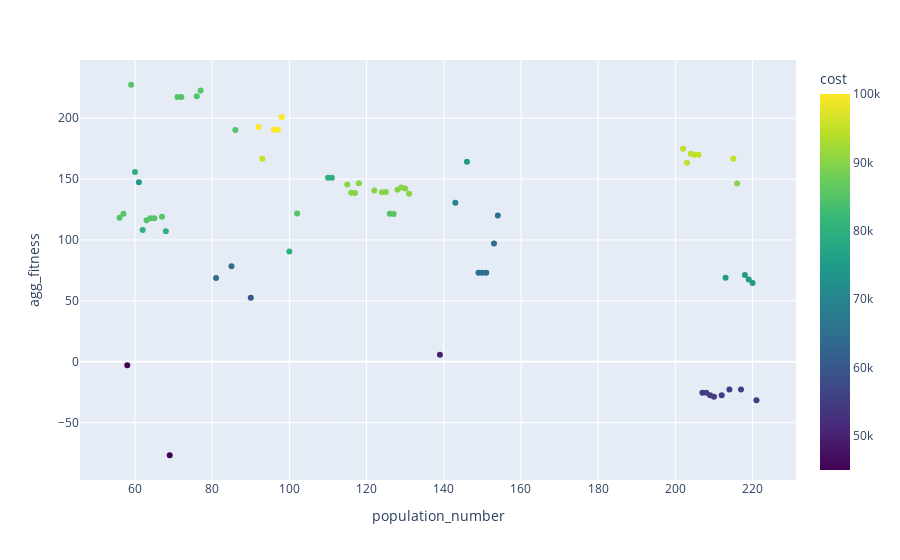

The code cell stored with this chart in its notebook:
### Code cell
import plotly.express as px

fig = px.scatter(df, x='population_number', y='agg_fitness', hover_data=['cost', 'Generation', 'population_number', 'agg_fitness'],
              color=df['cost'], color_continuous_scale=px.colors.sequential.Viridis)
fig.show()

### Figure 1 — Plotly figure (JSON) as saved in the notebook; plotly's stock layout.template omitted (floating-point values rounded to 4 significant figures; data arrays with more than 128 entries replaced by an {"elided": "..."} marker saying what was removed)
{"data": [{"customdata": {"elided": "70x2 int values"}, "hovertemplate": "population_number=%{x}<br>agg_fitness=%{y}<br>cost=%{marker.color}<br>Generation=%{customdata[1]}<extra></extra>", "legendgroup": "", "marker": {"color": [85000, 85000, 45000, 85000, 80000, 75000, 80000, 85000, 85000, 85000, 85000, 80000, 45000, 85000, 85000, 85000, 85000, 65000, 65000, 85000, 60000, 100000, 95000, 100000, 100000, 100000, 80000, 85000, 80000, 80000, 90000, 90000, 90000, 90000, 90000, 90000, 90000, 85000, 85000, 90000, 90000, 90000, 90000, 50000, 70000, 75000, 65000, 65000, 65000, 65000, 65000, 95000, 95000, 95000, 95000, 95000, 55000, 55000, 55000, 55000, 55000, 75000, 55000, 95000, 90000, 55000, 75000, 75000, 75000, 55000], "coloraxis": "coloraxis", "symbol": "circle"}, "mode": "markers", "name": "", "orientation": "v", "showlegend": false, "type": "scatter", "x": [56, 57, 58, 59, 60, 61, 62, 63, 64, 65, 67, 68, 69, 71, 72, 76, 77, 81, 85, 86, 90, 92, 93, 96, 97, 98, 100, 102, 110, 111, 115, 116, 117, 118, 122, 124, 125, 126, 127, 128, 129, 130, 131, 139, 143, 146, 149, 150, 151, 153, 154, 202, 203, 204, 205, 206, 207, 208, 209, 210, 212, 213, 214, 215, 216, 217, 218, 219, 220, 221], "xaxis": "x", "y": [118.2, 121.5, -2.845, 227.4, 155.7, 147.4, 108.2, 116.3, 117.8, 117.8, 119.1, 107.2, -76.71, 217.4, 217.4, 218.0, 222.7, 68.7, 78.4, 190.3, 52.67, 192.8, 166.7, 190.6, 190.6, 201.0, 90.56, 121.8, 151.0, 151.0, 145.7, 138.8, 138.6, 146.5, 140.7, 139.2, 139.3, 121.5, 121.3, 141.3, 143.2, 142.3, 138.0, 5.778, 130.7, 164.2, 73.09, 73.09, 73.09, 97.14, 120.1, 174.9, 163.5, 170.7, 170.1, 170.1, -25.48, -25.49, -27.42, -28.69, -27.55, 69.02, -22.75, 166.7, 146.3, -22.75, 71.3, 67.49, 64.61, -31.61], "yaxis": "y"}], "layout": {"autosize": true, "coloraxis": {"colorbar": {"title": {"text": "cost"}}, "colorscale": [[0, "#440154"], [0.1111, "#482878"], [0.2222, "#3e4989"], [0.3333, "#31688e"], [0.4444, "#26828e"], [0.5556, "#1f9e89"], [0.6667, "#35b779"], [0.7778, "#6ece58"], [0.8889, "#b5de2b"], [1, "#fde725"]]}, "legend": {"tracegroupgap": 0}, "margin": {"t": 60}, "xaxis": {"anchor": "y", "autorange": true, "domain": [0, 1], "range": [46.23, 230.8], "title": {"text": "population_number"}, "type": "linear"}, "yaxis": {"anchor": "x", "autorange": true, "domain": [0, 1], "range": [-100.3, 251.0], "title": {"text": "agg_fitness"}, "type": "linear"}}}
